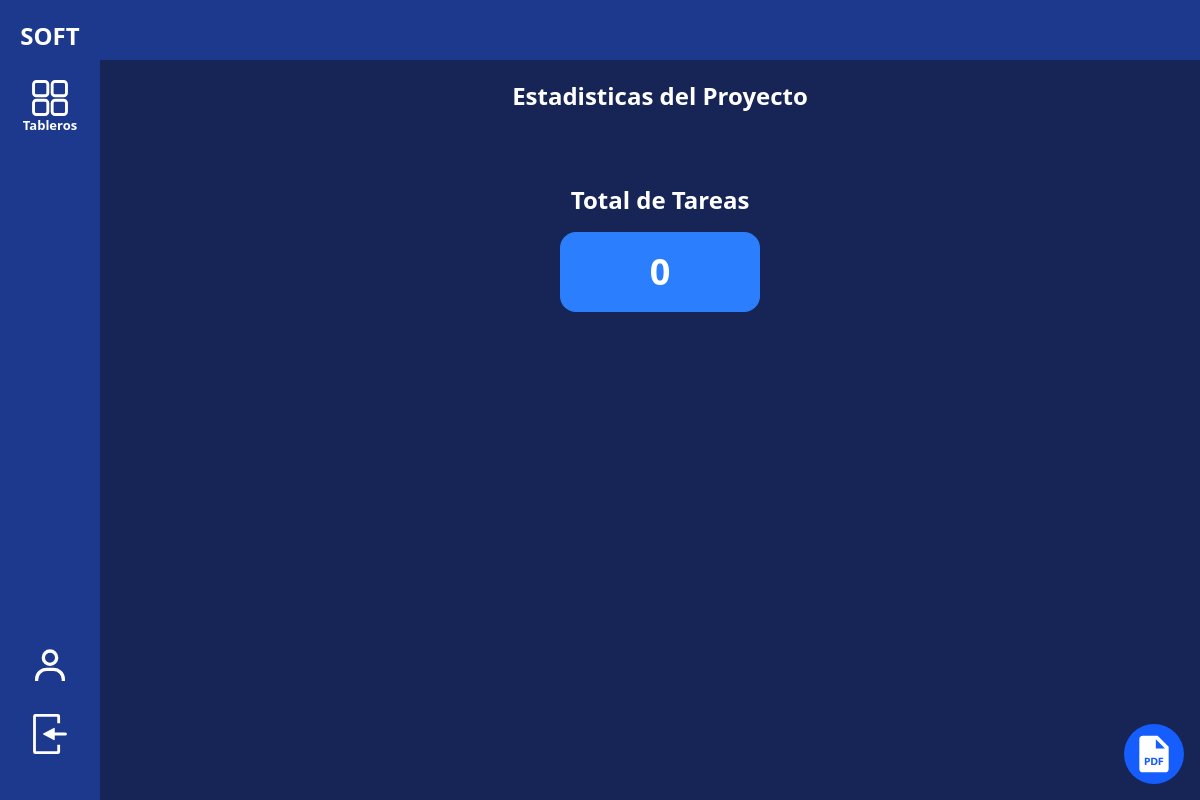
The page /2/estadistica (signed in) on the database as committed earlier.
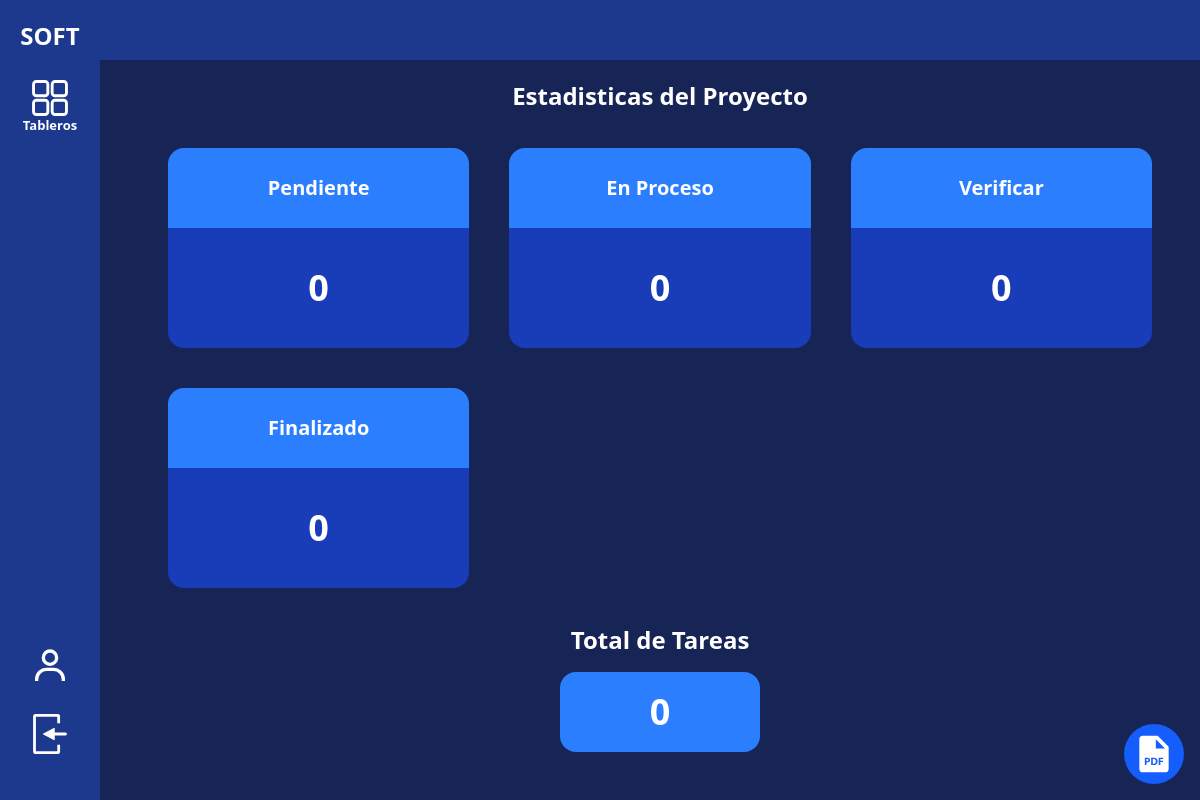
The same page on the database as committed later.
### GestionProyecto/models.py (models this page shows)
class categorias_proyecto(models.Model):
    id_proyecto = models.ForeignKey(Proyectos, on_delete=models.CASCADE)
    id_categoria = models.ForeignKey(categorias, on_delete=models.CASCADE)
    indice = models.IntegerField()

class categorias(models.Model):
    id_categoria = models.AutoField(primary_key=True)
    nombre = models.CharField(max_length=100)

### GestionProyecto/views.py (the view)
# urls.py: path("<int:id_proyecto>/estadistica", views.TableroEstadistica, name='ProyectoEstadistica'),
def TableroEstadistica (request, id_proyecto):
    if not request.user.is_staff:
        try:
            miembroAdmin = miembros_proyecto.objects.get(id_proyecto=id_proyecto, usuario=request.user)
        except:
            return redirect('Inicio')
    CategoriasProyecto = categorias_proyecto.objects.filter(id_proyecto=id_proyecto).order_by('indice')
    tareas = {}
    for categoria in CategoriasProyecto:
        tareas[f"{categoria.id_categoria.nombre}"] = tareas_proyecto.objects.filter(id_proyecto=id_proyecto).aggregate(
            valor=Count(Case(When(id_tarea__categoria_id=categoria.id_categoria.pk, then=Value(1)))),
        )
    tareasTotal = tareas_proyecto.objects.filter(id_proyecto=id_proyecto).count()
    return render(request, 'proyecto/Estadisticas.html', {
        "id_proyecto": id_proyecto,
        'categorias': CategoriasProyecto,
        'Tareas': tareas.items(),
        'tareasTotal': tareasTotal,
    })

### GestionProyecto/templates/proyecto/Estadisticas.html (shortened to what this page needs)
{% extends "proyectos.html" %}
{% block opcionesMenu %}
<a href="{% url "ProyectoTablero" id_proyecto %}" class="buttonNav">
    <figure class="w-9 h-9 cursor-pointer">
    </figure>
    <p class="text-[13px]">Tableros</p>
</a>
{% endblock opcionesMenu %}
{% block tabProyectos %}
<main class="text-white flex flex-col gap-4 items-center place-content-center md:place-content-baseline md:ml-30 scrollbar scrollbar-thumb-gray-700 p-5">
    <h2 class="text-center text-2xl font-bold">Estadisticas del Proyecto</h2>
    <section class="w-full p-5 grid gap-10 md:grid-cols-2 lg:grid-cols-3 max-w-screen-lg">
        {% for categoria in categorias %}
            <div class="grid rounded-2xl overflow-hidden">
                <div class="w-full h-20 bg-blue-500 flex justify-center items-center">
                    <h2 class="font-semibold text-xl">{{categoria.id_categoria.nombre}}</h2>
                </div>
                {% for tarea in Tareas %}
                    {% if categoria.id_categoria.nombre == tarea.0 %}
                        <article class="h-30 bg-blue-800 flex justify-center items-center">
                            <h2 class="font-semibold text-4xl">{{tarea.1.valor}}</h2>
                        </article>
                    {% endif %}
                {% endfor %}
            </div>
        {% endfor %}
    </section>
    <h2 class="text-center text-2xl font-bold">Total de Tareas</h2>
    <div class="grid rounded-2xl overflow-hidden">
        <div class="w-50 h-20 bg-blue-500 flex justify-center items-center">
            <h2 class="font-black text-4xl">{{tareasTotal}}</h2>
        </div>
    </div>
    <div class='fixed bottom-4 right-4 cursor-pointer'>
        <a target="_blank" href='{% url "generarPDF" id_proyecto %}' class="w-15 h-15 bg-blue-600 flex justify-center items-center rounded-full p-2">
        </a>
    </div>
</main>
{% endblock tabProyectos %}

### GestionProyecto/templates/proyectos.html (shortened to what this page needs)
{% extends "index.html" %}
{% load static %}
{% block Contenido %}
    <header class="text-white">
        <nav class="bg-blue-900 w-full h-15 flex items-center justify-between">
            <div class="flex items-center gap-2 ml-3">
                <div class="hidden peer-checked/menu:block fixed md:block top-0 left-0 w-screen md:w-25 h-full bg-black/40">
                    <div class="w-30 md:w-full h-full bg-blue-900 flex flex-col items-center justify-between py-5">
                        <div class="mt-14 md:mt-0 space-y-7">
                            <a href="{% url 'Inicio'%}" class="buttonNav font-black text-2xl">SOFT</a>
                            {% block opcionesMenu %}{%  endblock opcionesMenu %}
                        </div>
                        <div class="h-40 w-full flex flex-col justify-center items-center gap-7">
                            <a href='{% url "Perfil" %}' class="cursor-pointer">
                                <svg class="fill-white h-10 w-10" xmlns="http://www.w3.org/2000/svg" viewBox="0 0 24 24">
                                    <path d="M12 2a5 5 0 1 0 5 5 5 5 0 0 0-5-5m0 8a3 3 0 1 1 3-3 3 3 0 0 1-3 3m9 11v-1a7 7 0 0 0-7-7h-4a7 7 0 0 0-7 7v1h2v-1a5 5 0 0 1 5-5h4a5 5 0 0 1 5 5v1z"/>
                                </svg>
                            </a>
                            <a href='{% url "Inicio" %}' class="cursor-pointer">
                            </a>
                        </div>
                    </div>
                </div>
            </div>
        </nav>
    </header>
    {% block tabProyectos %}{% endblock tabProyectos %}
{% endblock Contenido %}

### GestionProyecto/templates/index.html (shortened to what this page needs)
{% load static %}
<!DOCTYPE html>
<html lang="en" class="scroll-smooth">
<head>
    <link rel="stylesheet" href="{% static 'style.css' %}">
</head>
<body class="bg-blue-950 h-screen">
    {% block Contenido %}
    {% endblock Contenido %}
</body>
</html>

Rows that differ between the two databases and show on the page:
added categorias_proyecto: id_categoria.nombre "Pendiente", tarea "0"
added categorias_proyecto: id_categoria.nombre "En Proceso", tarea "0"
added categorias_proyecto: id_categoria.nombre "Verificar", tarea "0"
added categorias_proyecto: id_categoria.nombre "Finalizado", tarea "0"
